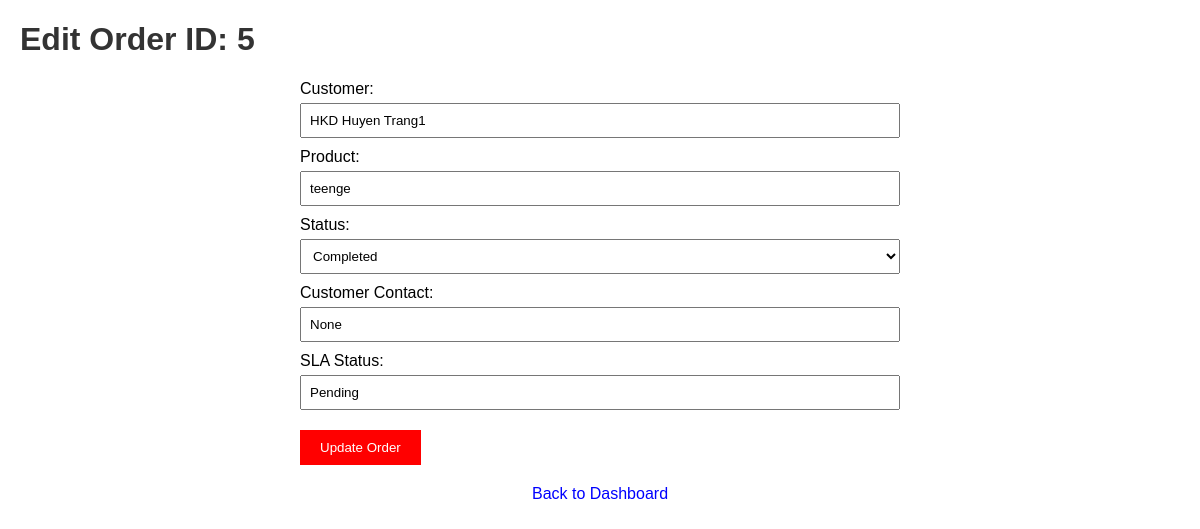
Screenshot of /edit/5 (signed in) with the database file from the repository.
### tables this page shows
CREATE TABLE orders (
    id INTEGER PRIMARY KEY AUTOINCREMENT,
    customer TEXT NOT NULL,
    product TEXT NOT NULL,
    status TEXT NOT NULL
, branch_code INTEGER, created_by TEXT, created_at DATETIME, updated_at DATETIME, deadline DATETIME, delivery_time DATETIME, sla_status TEXT, customer_contact TEXT);

### app.py (the view, shortened to what this page needs)
@app.route('/edit/<int:order_id>', methods=['GET', 'POST'])
def edit_order(order_id):
    if 'username' not in session:
        return redirect(url_for('login'))
    conn = get_db_connection()
    order = conn.execute('SELECT * FROM orders WHERE id = ?', (order_id,)).fetchone()
    if not order:
        conn.close()
        return "Order not found", 404
    conn.close()
    return render_template('edit_order.html', order=order)

### app.py (called while the page is built)
def get_db_connection():
    db_path = os.path.join(os.path.dirname(__file__), 'database', 'orders.db')
    conn = sqlite3.connect(db_path)
    conn.row_factory = sqlite3.Row
    return conn

### templates/edit_order.html (shortened to what this page needs)
<!DOCTYPE html>
<html lang="en">
<head>
    <link rel="stylesheet" href="/static/css/style.css">
</head>
<body>
    <h1>Edit Order ID: {{ order['id'] }}</h1>
    <form method="POST" action="/edit/{{ order['id'] }}">
        <label for="customer">Customer:</label>
        <input type="text" id="customer" name="customer" value="{{ order['customer'] }}" required>
        <label for="product">Product:</label>
        <input type="text" id="product" name="product" value="{{ order['product'] }}" required>
        <label for="status">Status:</label>
        <select class="form-select" id="status" name="status" required {% if session['role'] == 'Branch User' %}disabled{% endif %}>
            <option value="Completed" {% if order['status'] == 'Completed' %}selected{% endif %}>Completed</option>
        </select>
        <label for="customer_contact">Customer Contact:</label>
        <input type="text" id="customer_contact" name="customer_contact" value="{{ order['customer_contact'] }}" required placeholder="e.g., 0987654321">
        <label for="sla_status">SLA Status:</label>
        <input type="text" id="sla_status" name="sla_status" value="{{ order['sla_status'] }}" placeholder="e.g., On Time" required>
        <button type="submit">Update Order</button>
    </form>
    <a href="/dashboard">Back to Dashboard</a>
</body>
</html>

### static/css/style.css (style rules this page uses)
body { font-family: Arial, sans-serif; margin: 20px; }
h1, h2, h3 { color: #333; }
a { text-decoration: none; color: blue; }
button { background-color: red; color: white; border: none; padding: 5px 10px; cursor: pointer; }

### templates/edit_order.html (style rules this page uses)
body { font-family: Arial, sans-serif; margin: 20px; }
form { max-width: 600px; margin: auto; }
label { display: block; margin-top: 10px; }
input[type="text"], input[type="datetime-local"], select { width: 100%; padding: 8px; margin-top: 5px; box-sizing: border-box; }
button { margin-top: 20px; padding: 10px 20px; cursor: pointer; }
a { display: block; margin-top: 20px; text-align: center; }

### rows the page displays
orders: id "5", customer "HKD Huyen Trang1", product "teenge", status "Completed", customer_contact "None", sla_status "Pending"
